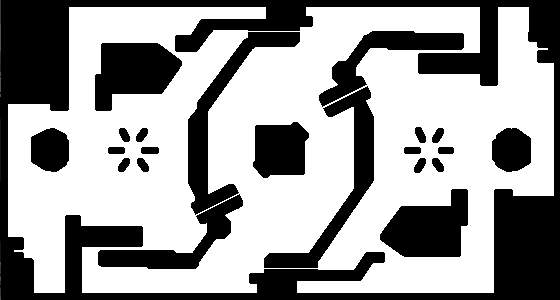
#> input picture images/rmuc2025.png, 560 x 300 px, found by its file name
$ python plot_rmuc_3zone_demo.py
#> lines starting #> are read from the running program, lines starting #| are printed output that depends on the picture; after the words box and inside, x2 and y2 are one past the last pixel; in counts of white or black regions, pixels touching at a corner belong together
#!/usr/bin/env -S python3 -s
"""
在 TDT-Nav-Kit 原版 rmuc2025.png (560x300, res=0.05m, 28m x 15m) 上：
1. 生成对标用户示例图的【禁止区(深蓝+洋红) + 挤压区(青色+粉红) + 通行区(纯白)】三层膨胀代价图
2. 叠加原版 YAstar 路径、DP 化简点、方形安全飞行走廊 (Square SFC) 与 Minimum Snap 轨迹
输出高清大图: /home/wgk/decision_planning/SCU-TDT-V1/maps/tdt_rmuc2025_3zone_result.png
"""
import os
import numpy as np
from scipy.ndimage import distance_transform_edt
import matplotlib
matplotlib.use('Agg')
import matplotlib.pyplot as plt
import matplotlib.patches as patches
from PIL import Image

plt.rcParams['font.sans-serif'] = ['WenQuanYi Micro Hei', 'WenQuanYi Zen Hei', 'Droid Sans Fallback', 'DejaVu Sans']
plt.rcParams['axes.unicode_minus'] = False

def main():
    img_path = "/home/wgk/decision_planning/SCU-TDT-V1/images/rmuc2025.png"
    out_dir = "/home/wgk/decision_planning/SCU-TDT-V1/maps"
    os.makedirs(out_dir, exist_ok=True)

    im = Image.open(img_path).convert('L')
    # 注意 OpenCV / 图像坐标中第 0 行在顶部；为了与 C++ orig_demo_main.cpp 的世界坐标 (x=col*0.05, y=row*0.05) 对齐
    raw = np.array(im)
    H, W = raw.shape
#> H = 300; W = 560
    res = 0.05

    free_mask = (raw > 127)
#> free_mask: shape (300, 560) bool; 61.3% white; 22 black regions, largest, box (x1, y1, x2, y2) and area: (0, 0, 560, 300) 36081, (188, 32, 300, 215) 4128, (380, 189, 468, 257) 4049
    dist_m = distance_transform_edt(free_mask) * res
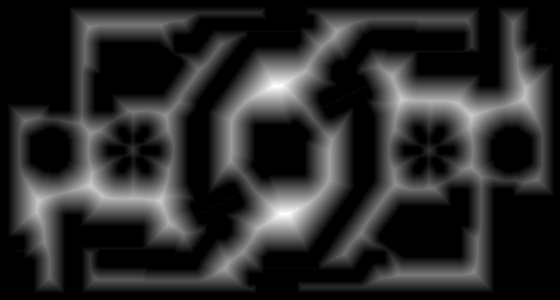
#> dist_m: shape (300, 560) float64; min 0, max 1.95, mean 0.33; drawn with min black and max white

    # 构造对标 Nav2 RViz 的三层膨胀 RGB 图
    rgb = np.zeros((H, W, 3), dtype=np.float32)
    rgb[~free_mask] = [0.06, 0.05, 0.12]                      # 障碍物本体: 深黑紫
    forbidden = (dist_m > 0.0) & (dist_m <= 0.25)             # 禁止区 (0 < d <= 0.25m)
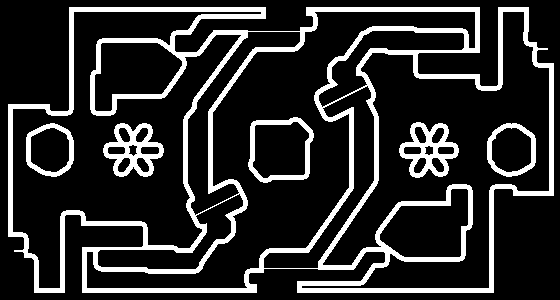
#> forbidden: shape (300, 560) bool; 17.2% white; 6 white regions, box (x1, y1, x2, y2) and area: (8, 7, 554, 293) 23498, (103, 123, 164, 177) 1456, (399, 122, 459, 178) 1453, (248, 117, 314, 183) 1066, (487, 123, 536, 177) 749, (26, 123, 74, 177) 741
    rgb[forbidden] = [0.16, 0.48, 0.85]                       # 深蓝
    forb_edge = (dist_m > 0.21) & (dist_m <= 0.26)
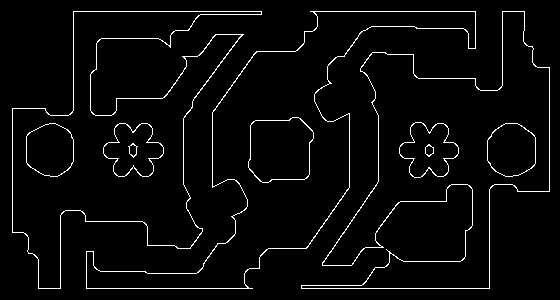
#> forb_edge: shape (300, 560) bool; 3.5% white in thin lines or dots, all inside (x1, y1, x2, y2) = (12, 11, 550, 289)
    rgb[forb_edge] = [0.85, 0.12, 0.52]                       # 洋红边界线
    squeeze = (dist_m > 0.26) & (dist_m <= 0.55)              # 挤压区 (0.25m < d <= 0.55m)
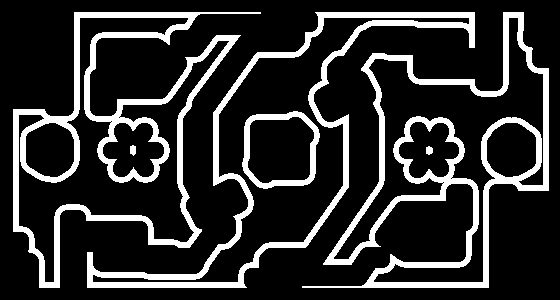
#> squeeze: shape (300, 560) bool; 18.1% white; 6 white regions, box (x1, y1, x2, y2) and area: (302, 12, 549, 288) 10431, (13, 12, 261, 288) 10399, (87, 12, 475, 288) 7957, (242, 111, 320, 189) 1451, (130, 145, 136, 156) 54, (426, 146, 433, 155) 51
    rgb[squeeze] = [0.55, 0.94, 0.98]                         # 青色
    sqz_edge = (dist_m > 0.51) & (dist_m <= 0.56)
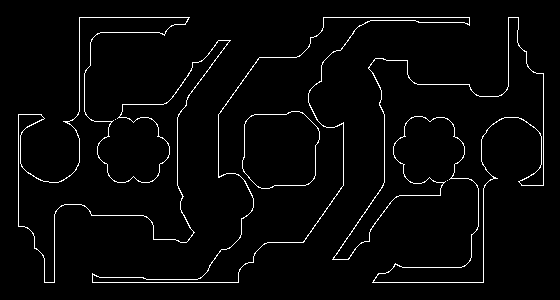
#> sqz_edge: shape (300, 560) bool; 2.9% white in thin lines or dots, all inside (x1, y1, x2, y2) = (18, 17, 544, 283)
    rgb[sqz_edge] = [0.94, 0.55, 0.62]                        # 粉红过渡线
    free_zone = dist_m > 0.56                                 # 通行区 (d > 0.55m)
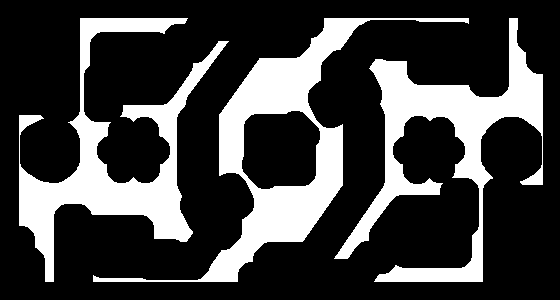
#> free_zone: shape (300, 560) bool; 25.4% white; 3 white regions, box (x1, y1, x2, y2) and area: (93, 18, 469, 282) 14970, (334, 18, 543, 282) 13911, (19, 18, 229, 282) 13844
    rgb[free_zone] = [0.99, 0.99, 1.00]                       # 纯白

    extent = [0, W * res, H * res, 0]  # 与原版 OpenCV 图像坐标系一致 (左上角为原点, X向右0..28m, Y向下0..15m)
#> extent = [0, 28, 15, 0]

    fig, axes = plt.subplots(1, 2, figsize=(20, 6.2), dpi=160)
    fig.suptitle("【TDT-Nav-Kit 原版 RMUC 2025 赛场地图】纯净黑白底图 + 三层膨胀区域 (禁止区/挤压区/通行区) + 方形走廊 Minimum Snap",
                 fontsize=14, fontweight='bold', y=0.98)

    # 左图：三层膨胀代价图 + YAstar 搜索 + DP 化简点
    ax1 = axes[0]
    ax1.imshow(rgb, extent=extent)
    if os.path.exists("/tmp/tdt_rmuc2025_eval/astar_raw.txt"):
        raw_pts = np.loadtxt("/tmp/tdt_rmuc2025_eval/astar_raw.txt")
        if raw_pts.ndim == 2 and len(raw_pts) > 1:
            ax1.plot(raw_pts[:, 0], raw_pts[:, 1], '--', color='#d62728', linewidth=1.8, label='前端 YAstar 人工势场搜索路径')
    if os.path.exists("/tmp/tdt_rmuc2025_eval/waypoints.txt"):
        wp_pts = np.loadtxt("/tmp/tdt_rmuc2025_eval/waypoints.txt")
        if wp_pts.ndim == 2 and len(wp_pts) > 1:
            ax1.plot(wp_pts[:, 0], wp_pts[:, 1], '-o', color='#2ca02c', linewidth=2.2, markersize=5, label='DP 拓扑化简关键路点 (绿线)')
            ax1.scatter([wp_pts[0, 0]], [wp_pts[0, 1]], c='red', s=110, zorder=8, label=f'起点 ({wp_pts[0,0]:.1f}, {wp_pts[0,1]:.1f})')
            ax1.scatter([wp_pts[-1, 0]], [wp_pts[-1, 1]], c='gold', edgecolors='black', marker='*', s=180, zorder=8,
                        label=f'终点 ({wp_pts[-1,0]:.1f}, {wp_pts[-1,1]:.1f})')

    p_obs = patches.Patch(color=[0.06, 0.05, 0.12], label='赛场墙体障碍物 (d = 0m)')
    p_forb = patches.Patch(color=[0.16, 0.48, 0.85], label='禁止区 (0 < d ≤ 0.25m, 严禁碰撞)')
    p_sqz = patches.Patch(color=[0.55, 0.94, 0.98], label='挤压区 (0.25 < d ≤ 0.55m, 缓冲代价)')
    p_free = patches.Patch(facecolor='white', edgecolor='gray', label='通行区 (d > 0.55m, 自由通行)')
    handles, _ = ax1.get_legend_handles_labels()
    ax1.legend(handles=[p_obs, p_forb, p_sqz, p_free] + handles, loc='lower left', fontsize=8.2, framealpha=0.92)
    ax1.set_title("① RMUC 2025 赛场三层膨胀区域图 (Nav2 RViz 配色) + 前端 YAstar 搜索", fontsize=11.5, fontweight='bold')
    ax1.set_xlabel("赛场 X (m)")
    ax1.set_ylabel("赛场 Y (m)")
    ax1.grid(True, linestyle=':', alpha=0.35)

    # 右图：原版黑白底图 + 蓝色方形安全走廊 (Square SFC) + 绿色化简折线 + 红色 Minimum Snap 平滑轨迹
    ax2 = axes[1]
    bg_rgb = np.zeros((H, W, 3), dtype=np.float32)
    bg_rgb[~free_mask] = [0.08, 0.09, 0.11]
    bg_rgb[free_mask] = [0.99, 0.99, 1.00]
    ax2.imshow(bg_rgb, extent=extent)

    if os.path.exists("/tmp/tdt_rmuc2025_eval/corridors.txt"):
        corrs = np.loadtxt("/tmp/tdt_rmuc2025_eval/corridors.txt")
        if corrs.ndim == 1 and corrs.size == 4:
            corrs = corrs.reshape(1, 4)
        for i, c in enumerate(corrs):
            x0, y0, x1, y1 = min(c[0], c[2]), min(c[1], c[3]), max(c[0], c[2]), max(c[1], c[3])
            rect = patches.Rectangle((x0, y0), x1 - x0, y1 - y0,
                                     linewidth=1.3, edgecolor='#1f77b4', facecolor='#6baed6', alpha=0.28,
                                     label='方形安全飞行走廊 (Square SFC)' if i == 0 else None)
            ax2.add_patch(rect)

    if os.path.exists("/tmp/tdt_rmuc2025_eval/waypoints.txt"):
        wp_pts = np.loadtxt("/tmp/tdt_rmuc2025_eval/waypoints.txt")
        if wp_pts.ndim == 2 and len(wp_pts) > 1:
            ax2.plot(wp_pts[:, 0], wp_pts[:, 1], '-o', color='#2ca02c', linewidth=1.8, markersize=4.5, alpha=0.85,
                     label='DP 化简折线 (绿线)')

    if os.path.exists("/tmp/tdt_rmuc2025_eval/smooth_traj.txt"):
        sm_pts = np.loadtxt("/tmp/tdt_rmuc2025_eval/smooth_traj.txt")
        if sm_pts.ndim == 2 and len(sm_pts) > 1:
            ax2.plot(sm_pts[:, 0], sm_pts[:, 1], '-', color='#e31a1c', linewidth=2.8, zorder=7,
                     label='Minimum Snap 五阶平滑轨迹 (红线)')
            ax2.scatter([sm_pts[0, 0]], [sm_pts[0, 1]], c='red', s=110, zorder=8, label='起点 Start')
            ax2.scatter([sm_pts[-1, 0]], [sm_pts[-1, 1]], c='gold', edgecolors='black', marker='*', s=180, zorder=8, label='终点 Goal')

    ax2.set_title("② TDT-Nav-Kit 原版演示复现：蓝色方形安全走廊 (SFC) + 红色 Minimum Snap 轨迹", fontsize=11.5, fontweight='bold')
    ax2.set_xlabel("赛场 X (m)")
    ax2.set_ylabel("赛场 Y (m)")
    ax2.legend(loc='lower left', fontsize=8.8, framealpha=0.92)
    ax2.grid(True, linestyle=':', alpha=0.35)

    plt.tight_layout(rect=[0, 0, 1, 0.94])
    out_file = os.path.join(out_dir, "tdt_rmuc2025_3zone_result.png")
    plt.savefig(out_file, dpi=160)
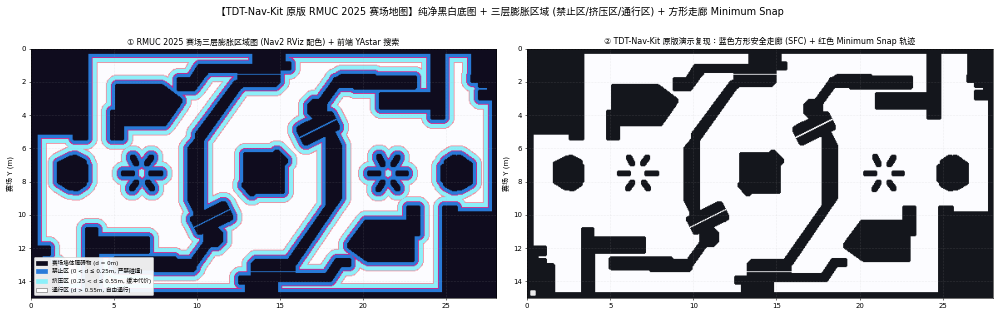
#> figure drawn by matplotlib, 2 panels
    plt.close(fig)
    print(f"✅ 已生成 RMUC 2025 原版三层膨胀+方形走廊轨迹对比图: {out_file}")

if __name__ == '__main__':
    main()

$ run again, with images/rmuc2024.png copied over images/rmuc2025.png
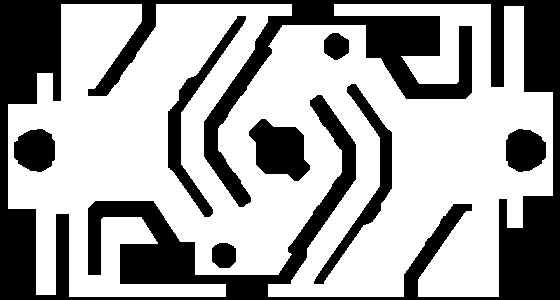
#> input picture images/rmuc2024.png, 560 x 300 px, found by its file name
#> in main, im is the input picture: PIL image 560x300 L; 64.4% white; 8 black regions, largest, box (x1, y1, x2, y2) and area: (0, 0, 560, 300) 48451, (168, 16, 246, 217) 2543, (314, 84, 392, 284) 2510
#> in main, `dist_m = distance_transform_edt(free_mask) * res`:
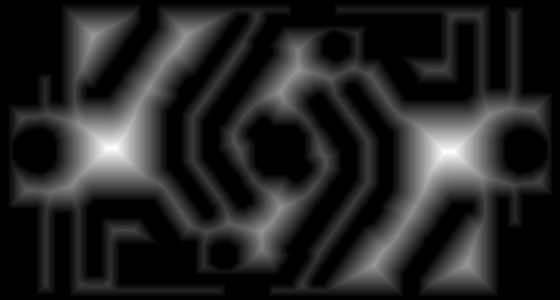
#> dist_m: shape (300, 560) float64; min 0, max 2.65, mean 0.382; drawn with min black and max white
#> forbidden: shape (300, 560) bool; 18.8% white; 4 white regions, box (x1, y1, x2, y2) and area: (8, 4, 553, 297) 25541, (163, 11, 251, 222) 2488, (309, 79, 397, 289) 2479, (244, 114, 315, 186) 1078
#> forb_edge: shape (300, 560) bool; 4% white in thin lines or dots
#> squeeze: shape (300, 560) bool; 19% white; 1 white region, box (x1, y1, x2, y2) and area: (13, 9, 548, 292) 31984
#> sqz_edge: shape (300, 560) bool; 2.7% white in thin lines or dots, all inside (x1, y1, x2, y2) = (18, 14, 543, 287)
#> free_zone: shape (300, 560) bool; 26% white; 10 white regions (5 under 20 px), largest, box (x1, y1, x2, y2) and area: (19, 15, 331, 264) 21633, (229, 36, 542, 286) 21408, (318, 98, 369, 255) 303, (422, 63, 448, 73) 160, (112, 228, 138, 237) 136
#> in main, `plt.savefig(out_file, dpi=160)`:
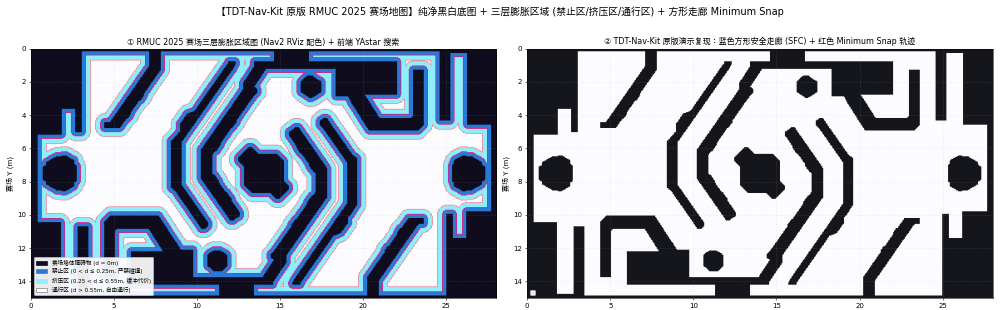
#> figure drawn by matplotlib, 2 panels

$ run again, with images/2.png copied over images/rmuc2025.png
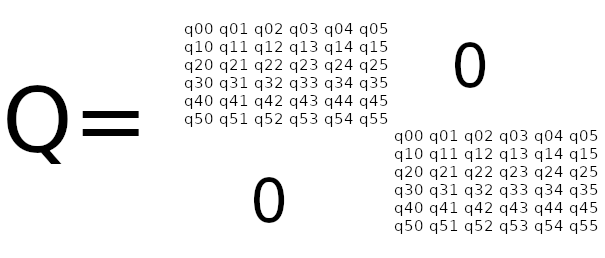
#> input picture images/2.png, 605 x 258 px, found by its file name
#> free_mask: shape (258, 605) bool; 94.9% white; 293 black regions (144 under 20 px), largest, box (x1, y1, x2, y2) and area: (7, 85, 67, 164) 1525, (455, 42, 485, 88) 550, (254, 177, 284, 223) 550
#> forbidden: shape (258, 605) bool; 28.4% white; 10 white regions, largest, box (x1, y1, x2, y2) and area: (180, 18, 392, 132) 19440, (390, 125, 602, 239) 19440, (2, 80, 72, 169) 1234
#> forb_edge: shape (258, 605) bool; 3.8% white in thin lines or dots, all inside (x1, y1, x2, y2) = (2, 18, 602, 239)
#> squeeze: shape (258, 605) bool; 9.7% white; 77 white regions (20 under 20 px), largest, box (x1, y1, x2, y2) and area: (174, 12, 605, 245) 7793, (0, 74, 150, 175) 2674, (444, 31, 496, 99) 990
#> sqz_edge: shape (258, 605) bool; 1.4% white in thin lines or dots
#> free_zone: shape (258, 605) bool; 56.1% white; 4 black regions, box (x1, y1, x2, y2) and area: (174, 12, 605, 245) 53730, (0, 74, 150, 175) 9061, (444, 31, 496, 99) 2860, (243, 166, 295, 234) 2860
#> in main, `plt.savefig(out_file, dpi=160)`:
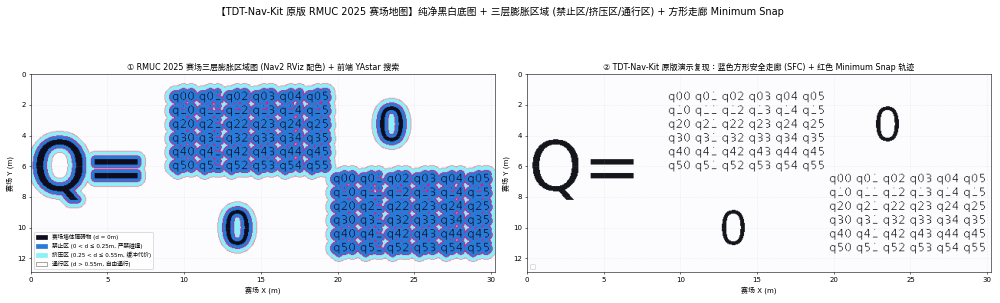
#> figure drawn by matplotlib, 2 panels
